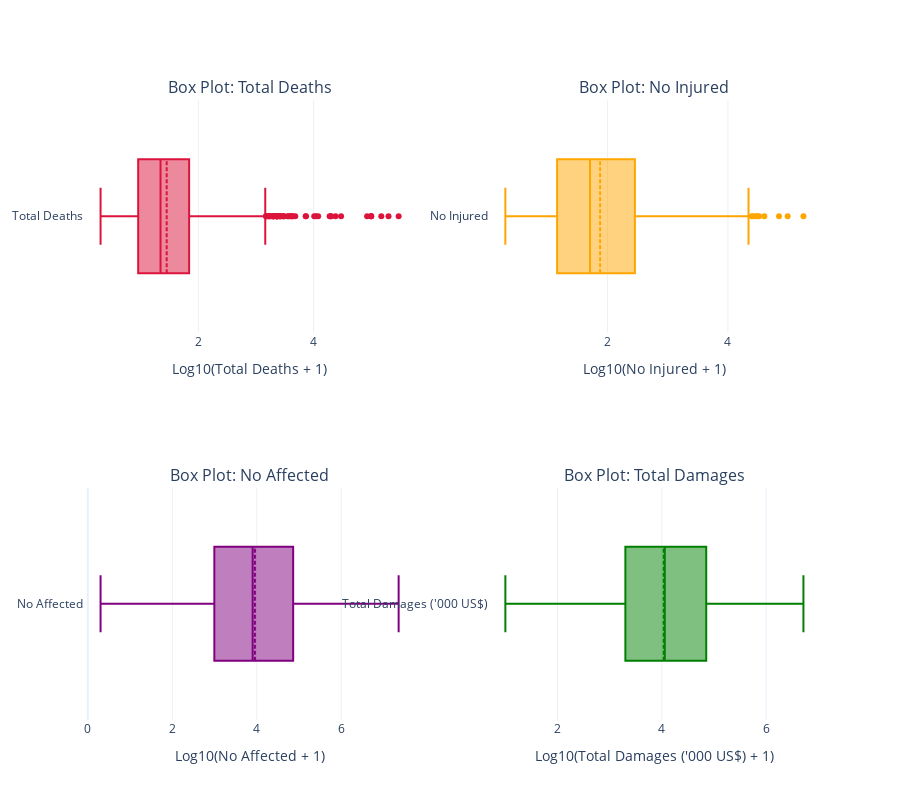

The code cell stored with this chart in its notebook:
### Code cell
# Box plots for impact metrics - Interactive
fig = make_subplots(rows=2, cols=2,
                    subplot_titles=('Box Plot: Total Deaths',
                                    'Box Plot: No Injured',
                                    'Box Plot: No Affected',
                                    'Box Plot: Total Damages'))

impact_metrics = {
    'Total Deaths': (1, 1, 'crimson'),
    'No Injured': (1, 2, 'orange'),
    'No Affected': (2, 1, 'purple'),
    'Total Damages (\'000 US$)': (2, 2, 'green')
}

for metric, (row, col, color) in impact_metrics.items():
    data = df[metric].dropna()
    data_clean = data[data > 0]
    
    if len(data_clean) > 0:
        fig.add_trace(
            go.Box(x=np.log10(data_clean + 1), orientation='h',
                   marker_color=color, name=metric,
                   boxmean=True,
                   hovertemplate='Value: %{x:.2f}<extra></extra>'),
            row=row, col=col
        )
        fig.update_xaxes(title_text=f"Log10({metric} + 1)", row=row, col=col)

fig.update_layout(height=800, showlegend=False, template='plotly_white')
fig.show()

### Figure 1 — Plotly figure (JSON) as saved in the notebook; plotly's stock layout.template omitted (floating-point values rounded to 4 significant figures; data arrays with more than 128 entries replaced by an {"elided": "..."} marker saying what was removed)
{"data": [{"boxmean": true, "hovertemplate": "Value: %{x:.2f}<extra></extra>", "marker": {"color": "crimson"}, "name": "Total Deaths", "orientation": "h", "type": "box", "x": {"elided": "2002 float values"}, "xaxis": "x", "yaxis": "y"}, {"boxmean": true, "hovertemplate": "Value: %{x:.2f}<extra></extra>", "marker": {"color": "orange"}, "name": "No Injured", "orientation": "h", "type": "box", "x": {"elided": "468 float values"}, "xaxis": "x2", "yaxis": "y2"}, {"boxmean": true, "hovertemplate": "Value: %{x:.2f}<extra></extra>", "marker": {"color": "purple"}, "name": "No Affected", "orientation": "h", "type": "box", "x": {"elided": "2042 float values"}, "xaxis": "x3", "yaxis": "y3"}, {"boxmean": true, "hovertemplate": "Value: %{x:.2f}<extra></extra>", "marker": {"color": "green"}, "name": "Total Damages ('000 US$)", "orientation": "h", "type": "box", "x": {"elided": "331 float values"}, "xaxis": "x4", "yaxis": "y4"}], "layout": {"annotations": [{"font": {"size": 16}, "showarrow": false, "text": "Box Plot: Total Deaths", "x": 0.225, "xanchor": "center", "xref": "paper", "y": 1, "yanchor": "bottom", "yref": "paper"}, {"font": {"size": 16}, "showarrow": false, "text": "Box Plot: No Injured", "x": 0.775, "xanchor": "center", "xref": "paper", "y": 1, "yanchor": "bottom", "yref": "paper"}, {"font": {"size": 16}, "showarrow": false, "text": "Box Plot: No Affected", "x": 0.225, "xanchor": "center", "xref": "paper", "y": 0.375, "yanchor": "bottom", "yref": "paper"}, {"font": {"size": 16}, "showarrow": false, "text": "Box Plot: Total Damages", "x": 0.775, "xanchor": "center", "xref": "paper", "y": 0.375, "yanchor": "bottom", "yref": "paper"}], "height": 800, "showlegend": false, "xaxis": {"anchor": "y", "domain": [0, 0.45], "title": {"text": "Log10(Total Deaths + 1)"}}, "xaxis2": {"anchor": "y2", "domain": [0.55, 1], "title": {"text": "Log10(No Injured + 1)"}}, "xaxis3": {"anchor": "y3", "domain": [0, 0.45], "title": {"text": "Log10(No Affected + 1)"}}, "xaxis4": {"anchor": "y4", "domain": [0.55, 1], "title": {"text": "Log10(Total Damages ('000 US$) + 1)"}}, "yaxis": {"anchor": "x", "domain": [0.625, 1]}, "yaxis2": {"anchor": "x2", "domain": [0.625, 1]}, "yaxis3": {"anchor": "x3", "domain": [0, 0.375]}, "yaxis4": {"anchor": "x4", "domain": [0, 0.375]}}}
